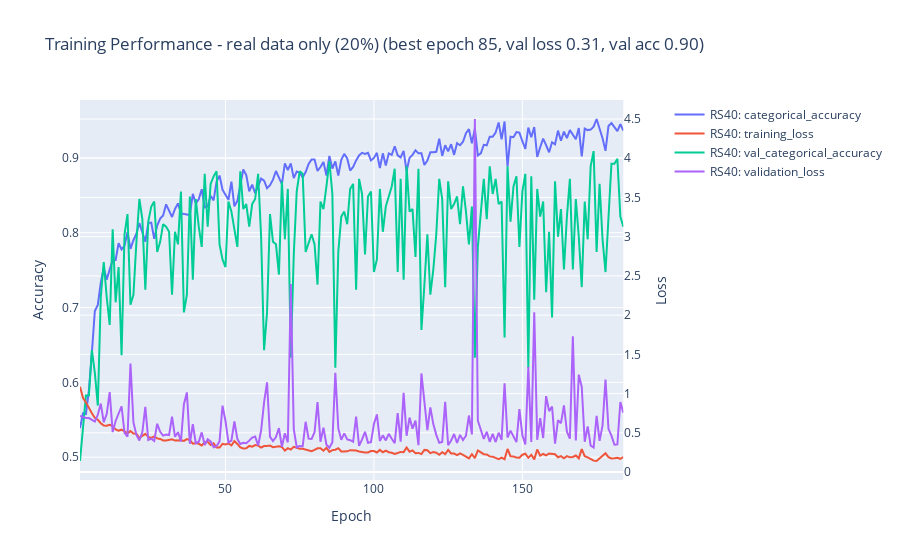

The cell this chart's notebook holds for it:
### Code cell
files = {
    'RS40': "models/RS40_pointnet_history.json",
    }

histories = {}
for key in files.keys():
    with open(files[key], 'r') as f:
        histories[key] = json.load(f)

plot_training_performance(histories, 'categorical_accuracy', 'val_categorical_accuracy', 'Training Performance - real data only (20%) (best epoch 85, val loss 0.31, val acc 0.90)', 'RS40_pointnet_training.png')

### Figure 1 — Plotly figure (JSON) as saved in the notebook; plotly's stock layout.template omitted (floating-point values rounded to 4 significant figures; data arrays with more than 128 entries replaced by an {"elided": "..."} marker saying what was removed)
{"data": [{"mode": "lines", "name": "RS40: categorical_accuracy", "type": "scatter", "x": {"elided": "184 int values"}, "xaxis": "x", "y": {"elided": "185 float values"}, "yaxis": "y"}, {"mode": "lines", "name": "RS40: training_loss", "type": "scatter", "x": {"elided": "184 int values"}, "xaxis": "x", "y": {"elided": "185 float values"}, "yaxis": "y2"}, {"mode": "lines", "name": "RS40: val_categorical_accuracy", "type": "scatter", "x": {"elided": "184 int values"}, "xaxis": "x", "y": {"elided": "185 float values"}, "yaxis": "y"}, {"mode": "lines", "name": "RS40: validation_loss", "type": "scatter", "x": {"elided": "184 int values"}, "xaxis": "x", "y": {"elided": "185 float values"}, "yaxis": "y2"}], "layout": {"title": {"text": "Training Performance - real data only (20%) (best epoch 85, val loss 0.31, val acc 0.90)"}, "xaxis": {"anchor": "y", "domain": [0, 0.94], "title": {"text": "Epoch"}}, "yaxis": {"anchor": "x", "domain": [0, 1], "title": {"text": "Accuracy"}}, "yaxis2": {"anchor": "x", "overlaying": "y", "side": "right", "title": {"text": "Loss"}}}}
